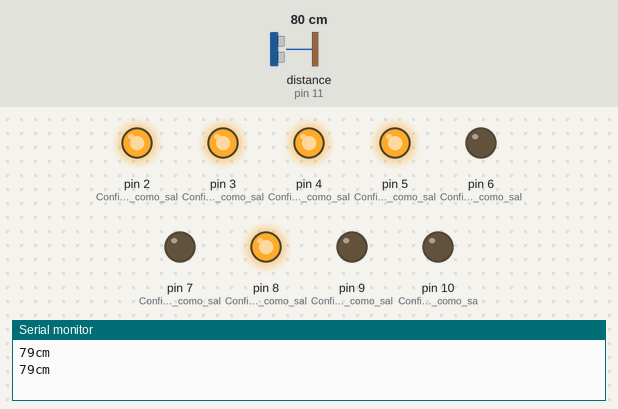
Bench run of a sketch on a simulated Arduino Uno, built with avr-gcc and run on an emulated ATmega328P. Parts: output pins drawn as LEDs (lit = HIGH), the last lines printed to the serial monitor. Wiring (inferred from the names in the program): ultrasonic range finder: trigger pin 12; echo pin 11. The test bench sets the inputs (shaded band); at power-on: distance to the obstacle (sensor on pin 11) 80 cm. The echo pulse lasts 58.3 µs per cm; pins used as bus, display or sensor lines are not drawn.

Above: at 1.8 s.
1.9 s: distance to the obstacle (sensor on pin 11) set to 2 cm
At 3.7 s:
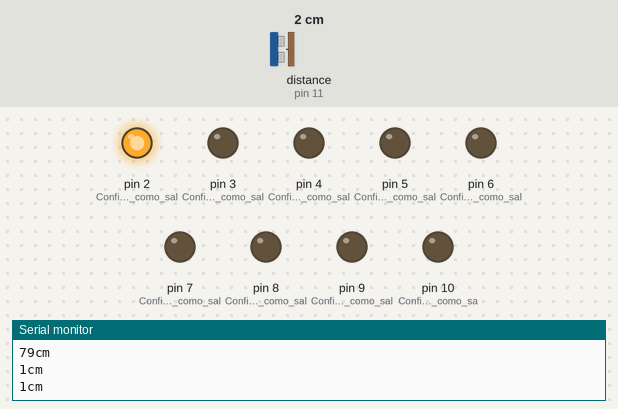
4.5 s: distance to the obstacle (sensor on pin 11) set to 4 cm
At 7.2 s:
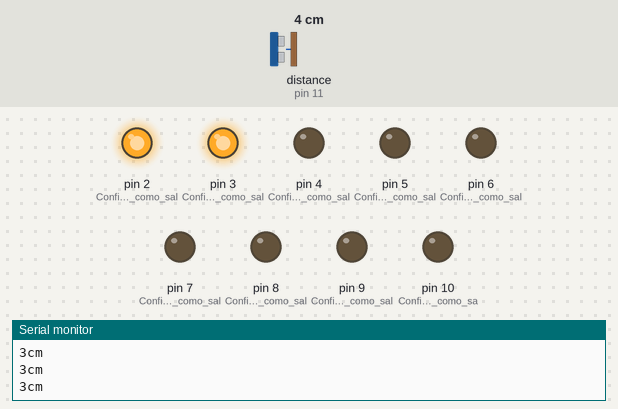
7.5 s: distance to the obstacle (sensor on pin 11) set to 9 cm
At 9.7 s:
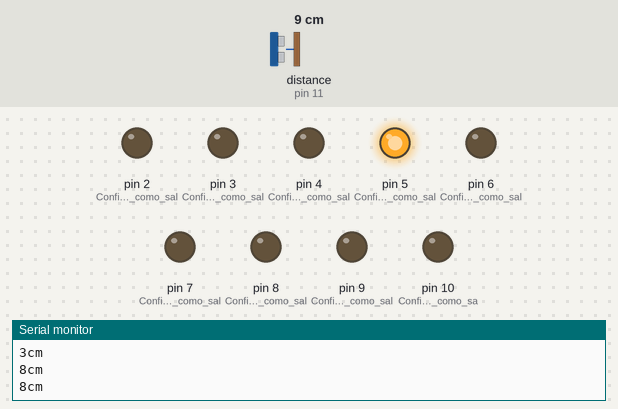
10.5 s: distance to the obstacle (sensor on pin 11) set to 18 cm
At 13.2 s:
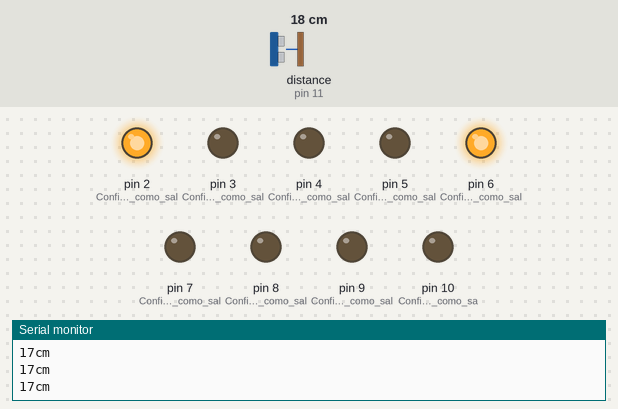
13.5 s: distance to the obstacle (sensor on pin 11) set to 35 cm
At 15.8 s:
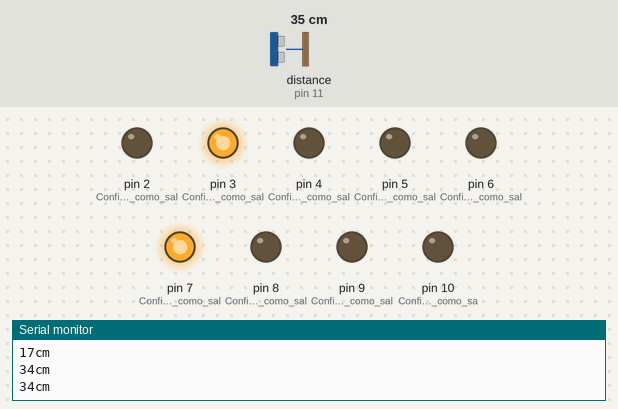
16.5 s: distance to the obstacle (sensor on pin 11) set to 60 cm
At 18.5 s:
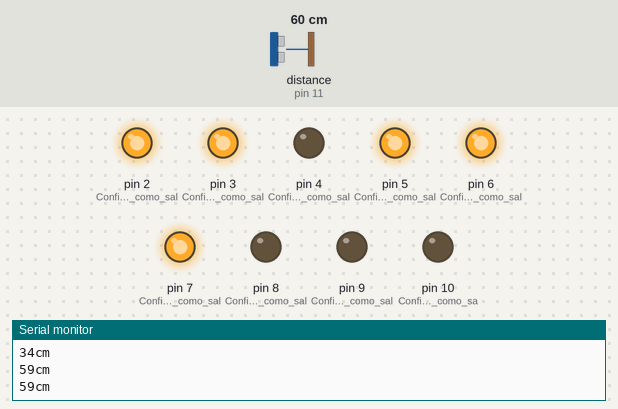
Timing chart, 0 to 20.0 s (numbered marks = the images above; inputs shaded):
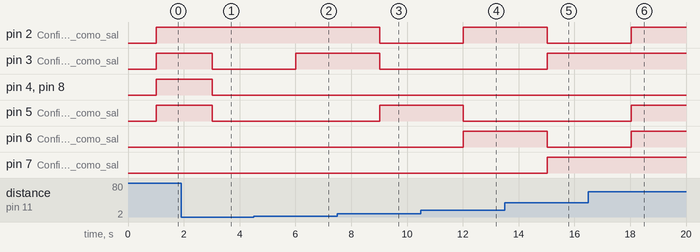

The sketch:

main.ino
```cpp
int trigger = 12;  // Pin del trigger del sensor
int echo = 11;      // Pin del echo del sensor
float tiempo_de_espera, distancia; // Variables para tiempo de espera y distancia

void setup() {
  Serial.begin(9600);  // Iniciar comunicación serial
  pinMode(trigger, OUTPUT);  // Configurar pin del trigger como salida
  pinMode(echo, INPUT);  // Configurar pin del echo como entrada

  pinMode(2, OUTPUT);  // Configurar pin 2 como salida para LED
  pinMode(3, OUTPUT);  // Configurar pin 3 como salida para LED
  pinMode(4, OUTPUT);  // Configurar pin 4 como salida para LED
  pinMode(5, OUTPUT);  // Configurar pin 5 como salida para LED
  pinMode(6, OUTPUT);  // Configurar pin 6 como salida para LED
  pinMode(7, OUTPUT);  // Configurar pin 7 como salida para LED
  pinMode(8, OUTPUT);  // Configurar pin 8 como salida para LED
  pinMode(9, OUTPUT);  // Configurar pin 9 como salida para LED
  pinMode(10, OUTPUT);  // Configurar pin 10 como salida para LED
}

void loop() {
  digitalWrite(trigger, LOW);  // Establecer trigger en bajo
  delayMicroseconds(2);
  digitalWrite(trigger, HIGH); // Establecer trigger en alto
  delayMicroseconds(10);
  digitalWrite(trigger, LOW);  // Establecer trigger en bajo

  tiempo_de_espera = pulseIn(echo, HIGH);  // Medir duración del pulso
  distancia = (tiempo_de_espera / 2.0) / 29.15;  // Calcular distancia
  int distancia_entera = (int)distancia;  // Convertir distancia a un número entero
  Serial.print(distancia_entera);
  Serial.println("cm");
  delay(1000);

  // Encender LEDs según la representación binaria del número entero de la distancia
  for (int i = 0; i < 9; i++) {
    digitalWrite(2 + i, (distancia_entera >> i) & 0x01);  // Desplazar el bit y establecer el LED correspondiente
  }
}
```

Measured:
- after the input at 1.9 s, pin 3 (Configurar_pin_3_como_sal), pin 4 (Configurar_pin_4_como_sal), pin 5 (Configurar_pin_5_como_sal), pin 8 (Configurar_pin_8_como_sal): HIGH → LOW after 1.1 s
- after the input at 4.5 s, pin 3 (Configurar_pin_3_como_sal): LOW → HIGH after 1.5 s
- after the input at 7.5 s, pin 2 (Configurar_pin_2_como_sal), pin 3 (Configurar_pin_3_como_sal): HIGH → LOW after 1.5 s; pin 5 (Configurar_pin_5_como_sal): LOW → HIGH after 1.5 s
- after the input at 10.5 s, pin 2 (Configurar_pin_2_como_sal), pin 6 (Configurar_pin_6_como_sal): LOW → HIGH after 1.5 s; pin 5 (Configurar_pin_5_como_sal): HIGH → LOW after 1.5 s
- after the input at 13.5 s, pin 2 (Configurar_pin_2_como_sal), pin 6 (Configurar_pin_6_como_sal): HIGH → LOW after 1.5 s; pin 3 (Configurar_pin_3_como_sal), pin 7 (Configurar_pin_7_como_sal): LOW → HIGH after 1.5 s
- after the input at 16.5 s, pin 2 (Configurar_pin_2_como_sal), pin 5 (Configurar_pin_5_como_sal), pin 6 (Configurar_pin_6_como_sal): LOW → HIGH after 1.5 s
